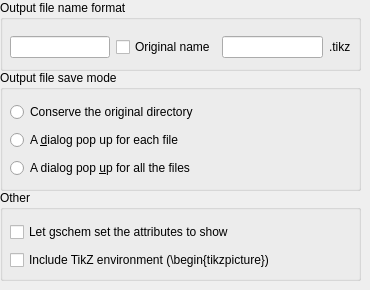
   <widget class="QWidget" name="tab_Tab_in_MainTab_is_General">
    <attribute name="title">
     <string>General</string>
    </attribute>
    <widget class="QGroupBox" name="widget_GroupBox_in_MainTab_General_is_OutputFileNameFormatBox">
     <property name="geometry">
      <rect>
       <x>0</x>
       <y>0</y>
       <width>361</width>
       <height>71</height>
      </rect>
     </property>
     <property name="minimumSize">
      <size>
       <width>361</width>
       <height>71</height>
      </size>
     </property>
     <property name="maximumSize">
      <size>
       <width>360</width>
       <height>71</height>
      </size>
     </property>
     <property name="title">
      <string>Output file name format</string>
     </property>
     <widget class="QWidget" name="gridLayoutWidget">
      <property name="geometry">
       <rect>
        <x>10</x>
        <y>30</y>
        <width>341</width>
        <height>34</height>
       </rect>
      </property>
      <layout class="QGridLayout" name="widget_GridLayout_in_MainTab_General_OutputFileNameFormatBox_is_Layout">
       <item row="0" column="3">
        <widget class="QLabel" name="widget_LineEdit_in_MainTab_General_OutputFileNameFormatBox_Layout_is_Extension">
         <property name="text">
          <string>.tikz</string>
         </property>
        </widget>
       </item>
       <item row="0" column="0">
        <widget class="QLineEdit" name="widget_LineEdit_in_MainTab_General_OutputFileNameFormatBox_Layout_is_strPrefix"/>
       </item>
       <item row="0" column="1">
        <widget class="QCheckBox" name="widget_CheckBox_in_MainTab_General_OutputFileNameFormatBox_Layout_is_boolOriginalName">
         <property name="text">
          <string>Original name</string>
         </property>
        </widget>
       </item>
       <item row="0" column="2">
        <widget class="QLineEdit" name="widget_LineEdit_in_MainTab_General_OutputFileNameFormatBox_Layout_is_strSuffix"/>
       </item>
      </layout>
     </widget>
    </widget>
    <widget class="QGroupBox" name="widget_GroupBox_in_MainTab_General_is_OutputFileSaveModeBox">
     <property name="geometry">
      <rect>
       <x>0</x>
       <y>70</y>
       <width>361</width>
       <height>121</height>
      </rect>
     </property>
     <property name="minimumSize">
      <size>
       <width>361</width>
       <height>121</height>
      </size>
     </property>
     <property name="maximumSize">
      <size>
       <width>361</width>
       <height>121</height>
      </size>
     </property>
     <property name="title">
      <string>Output file save mode</string>
     </property>
     <widget class="QWidget" name="verticalLayoutWidget_4">
      <property name="geometry">
       <rect>
        <x>10</x>
        <y>30</y>
        <width>341</width>
        <height>80</height>
       </rect>
      </property>
      <layout class="QVBoxLayout" name="widget_VerticalLayout_in_MainTab_General_OutputFileSaveModeBox_is_Layout">
       <item>
        <widget class="QRadioButton" name="widget_VerticalLayout_in_MainTab_General_OutputFileSaveModeBox_Layout_is_boolSaveOriginalDirectory">
         <property name="text">
          <string>Conserve the original directory</string>
         </property>
        </widget>
       </item>
       <item>
        <widget class="QRadioButton" name="widget_VerticalLayout_in_MainTab_General_OutputFileSaveModeBox_is_Layout_is_boolSaveIndividualFile">
         <property name="text">
          <string>A &amp;dialog pop up for each file</string>
         </property>
        </widget>
       </item>
       <item>
        <widget class="QRadioButton" name="widget_VerticalLayout_in_MainTab_General_OutputFileSaveModeBox_is_Layout_is_boolSaveAllFilesSameDirectory">
         <property name="text">
          <string>A dialog pop &amp;up for all the files</string>
         </property>
        </widget>
       </item>
      </layout>
     </widget>
    </widget>
    <widget class="QGroupBox" name="widget_GroupBox_in_MainTab_General_is_OtherBox">
     <property name="geometry">
      <rect>
       <x>0</x>
       <y>190</y>
       <width>361</width>
       <height>91</height>
      </rect>
     </property>
     <property name="minimumSize">
      <size>
       <width>361</width>
       <height>71</height>
      </size>
     </property>
     <property name="maximumSize">
      <size>
       <width>361</width>
       <height>121</height>
      </size>
     </property>
     <property name="title">
      <string>Other</string>
     </property>
     <widget class="QWidget" name="verticalLayoutWidget_13">
      <property name="geometry">
       <rect>
        <x>10</x>
        <y>30</y>
        <width>341</width>
        <height>52</height>
       </rect>
      </property>
      <layout class="QVBoxLayout" name="widget_VerticalLayout_in_MainTab_General_OtherBox_is_Layout">
       <item>
        <widget class="QCheckBox" name="widget_CheckBox_in_MainTab_General_OutputFileNameFormat_Layout_is_boolLetGschemSetAttributesToShow">
         <property name="text">
          <string>Let gschem set the attributes to show</string>
         </property>
        </widget>
       </item>
       <item>
        <widget class="QCheckBox" name="widget_CheckBox_in_MainTab_General_OutputFileNameFormat_Layout_is_boolIncludeTikZEnvironment">
         <property name="text">
          <string>Include TikZ environment (\begin{tikzpicture})</string>
         </property>
        </widget>
       </item>
      </layout>
     </widget>
    </widget>
   </widget>
